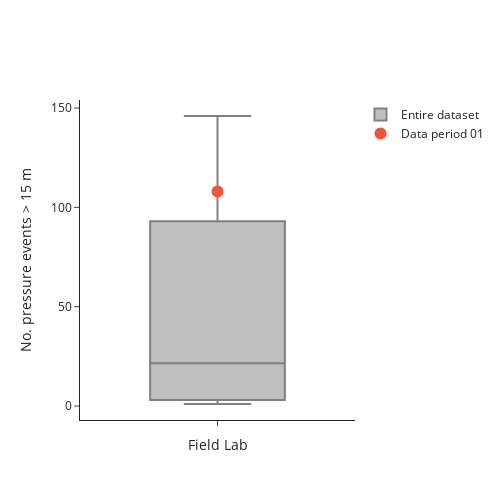

Notebook code cell kept with this figure:
### Markdown cell above
Count pressure events, defined as a change in pressure of over $\Delta p=$ {threshold} m during a 15-minute time step.

### Code cell
p_threshold = 15
pressure_events = count_pressure_events(threshold=p_threshold)

fig = go.Figure()

fig.add_trace(go.Box(
    y=pressure_events,
    x=['num_events'] * len(pressure_events),
    name='Entire dataset',
    marker_color='grey',
    boxpoints=False
))

fig.add_trace(go.Scatter(
    y=[pressure_events[data_period-1]],
    x=['num_events'],
    marker_color=default_colors[1],
    marker=dict(color=default_colors[1], size=12),
    mode="markers",
    name=f'Data period {str(data_period).zfill(2)}',
))

fig.update_layout(
    yaxis_title=f"No. pressure events > {p_threshold} m",
    xaxis_title='Field Lab',
    template='simple_white',
    height=500,
    width=500,
    xaxis=dict(
        showticklabels=False
    ),
    yaxis=dict(
        range=[0, None],
        tickformat=',d',
        nticks=6
    )
)

fig.show()

### Figure 1 — Plotly figure (JSON) as saved in the notebook; plotly's stock layout.template omitted (floating-point values rounded to 4 significant figures)
{"data": [{"boxpoints": false, "marker": {"color": "grey"}, "name": "Entire dataset", "type": "box", "x": ["num_events", "num_events", "num_events", "num_events", "num_events", "num_events", "num_events", "num_events", "num_events", "num_events", "num_events", "num_events", "num_events", "num_events", "num_events", "num_events", "num_events", "num_events", "num_events"], "y": [108, 136, 111, 3, 78, null, 1, 1, 2, null, null, 146, 21, 29, 22, 29, 9, 3, 13]}, {"marker": {"color": "#EF553B", "size": 12}, "mode": "markers", "name": "Data period 01", "type": "scatter", "x": ["num_events"], "y": [108]}], "layout": {"height": 500, "width": 500, "xaxis": {"autorange": true, "range": [-0.5, 0.5], "showticklabels": false, "title": {"text": "Field Lab"}, "type": "category"}, "yaxis": {"autorange": true, "nticks": 6, "range": [-7.056, 154.1], "tickformat": ",d", "title": {"text": "No. pressure events > 15 m"}, "type": "linear"}}}
